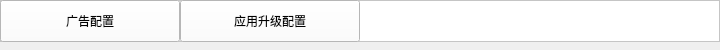
<?xml version="1.0" encoding="UTF-8"?>
<ui version="4.0">
 <class>Form</class>
 <widget class="QWidget" name="Form">
  <property name="geometry">
   <rect>
    <x>0</x>
    <y>0</y>
    <width>720</width>
    <height>50</height>
   </rect>
  </property>
  <property name="windowTitle">
   <string>Form</string>
  </property>
  <property name="styleSheet">
   <string notr="true"/>
  </property>
  <layout class="QFormLayout" name="formLayout">
   <property name="horizontalSpacing">
    <number>0</number>
   </property>
   <property name="verticalSpacing">
    <number>0</number>
   </property>
   <property name="leftMargin">
    <number>0</number>
   </property>
   <property name="topMargin">
    <number>0</number>
   </property>
   <property name="rightMargin">
    <number>0</number>
   </property>
   <property name="bottomMargin">
    <number>6</number>
   </property>
   <item row="0" column="1">
    <layout class="QHBoxLayout" name="horizontalLayout">
     <property name="spacing">
      <number>0</number>
     </property>
     <item>
      <widget class="QFrame" name="frame">
       <property name="minimumSize">
        <size>
         <width>0</width>
         <height>42</height>
        </size>
       </property>
       <property name="styleSheet">
        <string notr="true">background-color: rgb(255, 255, 255);</string>
       </property>
       <property name="frameShape">
        <enum>QFrame::StyledPanel</enum>
       </property>
       <property name="frameShadow">
        <enum>QFrame::Raised</enum>
       </property>
       <widget class="QPushButton" name="pb_edit_gift">
        <property name="geometry">
         <rect>
          <x>0</x>
          <y>0</y>
          <width>180</width>
          <height>42</height>
         </rect>
        </property>
        <property name="minimumSize">
         <size>
          <width>180</width>
          <height>42</height>
         </size>
        </property>
        <property name="styleSheet">
         <string notr="true">font: 16pt &quot;微软雅黑&quot;;
color: rgb(0, 0, 0);
background-color: rgb(255, 255, 255);</string>
        </property>
        <property name="text">
         <string>广告配置</string>
        </property>
        <property name="flat">
         <bool>false</bool>
        </property>
       </widget>
       <widget class="QPushButton" name="pb_app_update">
        <property name="geometry">
         <rect>
          <x>180</x>
          <y>0</y>
          <width>180</width>
          <height>42</height>
         </rect>
        </property>
        <property name="minimumSize">
         <size>
          <width>180</width>
          <height>42</height>
         </size>
        </property>
        <property name="styleSheet">
         <string notr="true">font: 16pt &quot;微软雅黑&quot;;
color: rgb(0, 0, 0);
background-color: rgb(255, 255, 255);</string>
        </property>
        <property name="text">
         <string>应用升级配置</string>
        </property>
        <property name="flat">
         <bool>false</bool>
        </property>
       </widget>
      </widget>
     </item>
    </layout>
   </item>
  </layout>
 </widget>
 <resources/>
 <connections/>
</ui>
